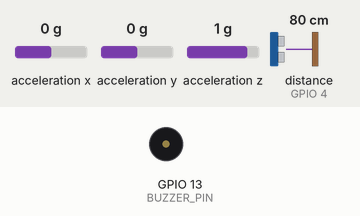
This sketch was run on a simulated ESP8266 (NodeMCU). Shown: buzzer (waves = sounding, pin HIGH). Wiring (inferred from the names in the program): ultrasonic range finder: trigger GPIO 5; echo GPIO 4; MPU-6050 motion sensor at I2C address 0x68. Inputs (shaded band) come from the test bench; at power-on: distance to the obstacle (sensor on GPIO 4) 80 cm, acceleration x 0 g, acceleration y 0 g, acceleration z 1 g. The echo pulse lasts 58.3 µs per cm; WiFi joins after 1.5 s; servers stay silent unless stated; no MQTT or app messages arrive unless stated; pins used as bus, display or sensor lines are not drawn; what the sketch prints to the serial monitor is not drawn.

Above: at 2.7 s.
2.8 s: distance to the obstacle (sensor on GPIO 4) set to 12 cm
4.9 s: distance to the obstacle (sensor on GPIO 4) set to 9 cm
At 6.3 s:
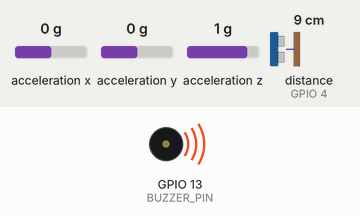
8.2 s: distance to the obstacle (sensor on GPIO 4) set to 12 cm
10.0 s: distance to the obstacle (sensor on GPIO 4) set to 15 cm
At 10.9 s:
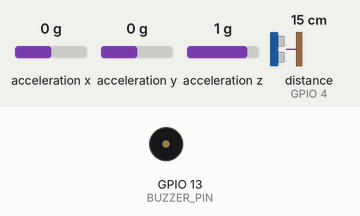
11.6 s: distance to the obstacle (sensor on GPIO 4) set to 2 cm
At 13.0 s:
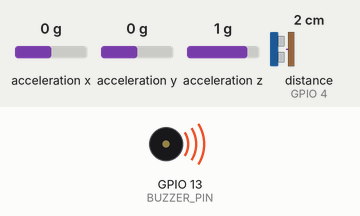
Timing chart, 0 to 14.1 s (numbered marks = the images above; inputs shaded):
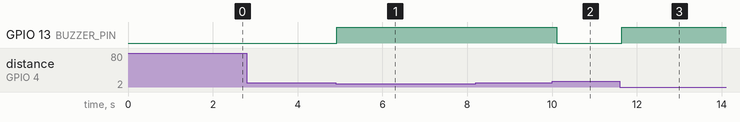

Measured:
- the behaviour switches between 11 and 10 cm on distance to the obstacle (sensor on GPIO 4) (found by bisection; images 0 and 1)
- the behaviour switches between 13 and 14 cm on distance to the obstacle (sensor on GPIO 4) (found by bisection; images 1 and 2)
- after the input at 2.8 s, every drawn part: stays the same
- after the input at 4.9 s, GPIO 13 (BUZZER_PIN): LOW → HIGH at once
- after the input at 8.2 s, every drawn part: stays the same
- after the input at 10.0 s, GPIO 13 (BUZZER_PIN): HIGH → LOW after 0.11 s
- after the input at 11.6 s, GPIO 13 (BUZZER_PIN): LOW → HIGH at once

The sketch:

SIH_FInal_esp8266.ino
```cpp
#include <Wire.h>
#include <ESP8266WiFi.h>
#include <PubSubClient.h>

// ---- WiFi + MQTT config ----
const char* ssid = "POCO M4 Pro";
const char* password = "realmadrid";
const char* mqtt_server = "10.174.15.226"; // <-- update to your laptop's IP on the hotspot
const char* node_id = "bridge_node";

WiFiClient espClient;
PubSubClient client(espClient);

// ---- HC-SR04 pins (GPIO numbers) ----
#define TRIG_PIN 5   // D1
#define ECHO_PIN 4   // D2

// ---- MPU6050 ----
const int MPU_ADDR = 0x68;
#define SDA_PIN 12   // D6
#define SCL_PIN 14   // D5

// ---- Buzzer ----
#define BUZZER_PIN 13 // D7

// ---- STA/LTA config (used for MQTT event detection, NOT the buzzer) ----
#define STA_WINDOW 5
#define LTA_WINDOW 30
#define DIST_TRIGGER_RATIO 2.5
#define VIB_TRIGGER_RATIO 3.0

// ---- Buzzer distance thresholds, with hysteresis to stop flicker ----
#define BUZZ_ON_DISTANCE_CM 10.0   // buzzer turns ON at or below this distance
#define BUZZ_OFF_DISTANCE_CM 14.0  // buzzer turns OFF only once distance rises above this (gap = hysteresis)

// ---- Absolute danger threshold (for MQTT event, separate from buzzer) ----
#define DANGER_DISTANCE_CM 10.0

float distRateBuffer[LTA_WINDOW] = {0};
float vibRateBuffer[LTA_WINDOW] = {0};
int bufferIndex = 0;
bool bufferFilled = false;

float lastDistance = 0;
float lastVibMag = 0;
bool firstReading = true;

bool eventActive = false;
unsigned long lastEventTime = 0;
const unsigned long EVENT_COOLDOWN = 5000;

bool buzzerOn = false; // current buzzer state, with hysteresis

void setup_wifi() {
  delay(10);
  Serial.print("Connecting to WiFi");
  WiFi.begin(ssid, password);
  while (WiFi.status() != WL_CONNECTED) {
    delay(500);
    Serial.print(".");
  }
  Serial.println("\nWiFi connected. IP: " + WiFi.localIP().toString());
}

void reconnect_mqtt() {
  while (!client.connected()) {
    Serial.print("Connecting to MQTT...");
    if (client.connect(node_id)) {
      Serial.println("connected");
    } else {
      Serial.print("failed, rc=");
      Serial.print(client.state());
      Serial.println(" retrying in 2s");
      delay(2000);
    }
  }
}

void setup() {
  Serial.begin(115200);

  pinMode(TRIG_PIN, OUTPUT);
  pinMode(ECHO_PIN, INPUT);

  pinMode(BUZZER_PIN, OUTPUT);
  digitalWrite(BUZZER_PIN, LOW); // force silent immediately, before anything else runs

  Wire.begin(SDA_PIN, SCL_PIN);
  Wire.beginTransmission(MPU_ADDR);
  Wire.write(0x6B);
  Wire.write(0);
  Wire.endTransmission(true);

  setup_wifi();
  client.setServer(mqtt_server, 1883);

  Serial.println("Node initialized.");
}

float readDistance() {
  digitalWrite(TRIG_PIN, LOW);
  delayMicroseconds(2);
  digitalWrite(TRIG_PIN, HIGH);
  delayMicroseconds(10);
  digitalWrite(TRIG_PIN, LOW);
  long duration = pulseIn(ECHO_PIN, HIGH, 30000);
  if (duration == 0) return lastDistance;
  return duration * 0.0343 / 2;
}

float readVibrationMagnitude() {
  Wire.beginTransmission(MPU_ADDR);
  Wire.write(0x3B);
  Wire.endTransmission(false);
  Wire.requestFrom(MPU_ADDR, 6, true);

  int16_t ax = Wire.read() << 8 | Wire.read();
  int16_t ay = Wire.read() << 8 | Wire.read();
  int16_t az = Wire.read() << 8 | Wire.read();

  float mag = sqrt((float)ax * ax + (float)ay * ay + (float)az * az);
  return mag;
}

float computeAverage(float* buffer, int count) {
  float sum = 0;
  for (int i = 0; i < count; i++) sum += buffer[i];
  return sum / count;
}

void loop() {
  if (!client.connected()) {
    reconnect_mqtt();
  }
  client.loop();

  float distance = readDistance();
  float vibMag = readVibrationMagnitude();

  if (firstReading) {
    lastDistance = distance;
    lastVibMag = vibMag;
    firstReading = false;
    delay(300);
    return;
  }

  float distRate = abs(lastDistance - distance);
  float vibRate = abs(lastVibMag - vibMag);

  lastDistance = distance;
  lastVibMag = vibMag;

  distRateBuffer[bufferIndex] = distRate;
  vibRateBuffer[bufferIndex] = vibRate;
  bufferIndex = (bufferIndex + 1) % LTA_WINDOW;
  if (bufferIndex == 0) bufferFilled = true;

  int count = bufferFilled ? LTA_WINDOW : bufferIndex;

  // ---- Buzzer control: pure absolute distance with hysteresis, no rate noise ----
  if (!buzzerOn && distance <= BUZZ_ON_DISTANCE_CM) {
    buzzerOn = true;
  } else if (buzzerOn && distance > BUZZ_OFF_DISTANCE_CM) {
    buzzerOn = false;
  }
  digitalWrite(BUZZER_PIN, buzzerOn ? HIGH : LOW);

  if (count < STA_WINDOW) {
    delay(300);
    return;
  }

  float distSTA = 0, vibSTA = 0;
  for (int i = 0; i < STA_WINDOW; i++) {
    int idx = (bufferIndex - 1 - i + LTA_WINDOW) % LTA_WINDOW;
    distSTA += distRateBuffer[idx];
    vibSTA += vibRateBuffer[idx];
  }
  distSTA /= STA_WINDOW;
  vibSTA /= STA_WINDOW;

  float distLTA = computeAverage(distRateBuffer, count);
  float vibLTA = computeAverage(vibRateBuffer, count);

  float distRatio = (distLTA > 0.01) ? distSTA / distLTA : 0;
  float vibRatio = (vibLTA > 0.01) ? vibSTA / vibLTA : 0;

  bool rateTrigger = distRatio > DIST_TRIGGER_RATIO;
  bool absoluteThresholdTrigger = distance <= DANGER_DISTANCE_CM;
  bool floodTrigger = rateTrigger || absoluteThresholdTrigger;
  bool vibTrigger = vibRatio > VIB_TRIGGER_RATIO;

  Serial.print("Dist: "); Serial.print(distance);
  Serial.print(" cm | distRatio: "); Serial.print(distRatio);
  Serial.print(" | vibRatio: "); Serial.print(vibRatio);
  Serial.print(" | FLOOD: "); Serial.print(floodTrigger ? "YES" : "no");
  Serial.print(floodTrigger ? (absoluteThresholdTrigger ? " (threshold)" : " (rate)") : "");
  Serial.print(" | VIB: "); Serial.print(vibTrigger ? "YES" : "no");
  Serial.print(" | BUZZER: "); Serial.println(buzzerOn ? "ON" : "off");

  String telemetryPayload = String("{\"node\":\"") + node_id +
                             "\",\"distance\":" + distance +
                             ",\"vib_mag\":" + vibMag + "}";
  client.publish((String("flood/") + node_id + "/telemetry").c_str(), telemetryPayload.c_str());

  if ((floodTrigger || vibTrigger) && !eventActive) {
    String eventPayload = String("{\"node\":\"") + node_id +
                           "\",\"flood\":" + (floodTrigger ? "true" : "false") +
                           ",\"vibration\":" + (vibTrigger ? "true" : "false") +
                           ",\"timestamp\":" + millis() + "}";
    client.publish((String("flood/") + node_id + "/event").c_str(), eventPayload.c_str());
    Serial.println(">>> EVENT PUBLISHED <<<");
    eventActive = true;
    lastEventTime = millis();
  }

  if (!floodTrigger && !vibTrigger && (millis() - lastEventTime > EVENT_COOLDOWN)) {
    eventActive = false;
  }

  delay(300);
}
```
